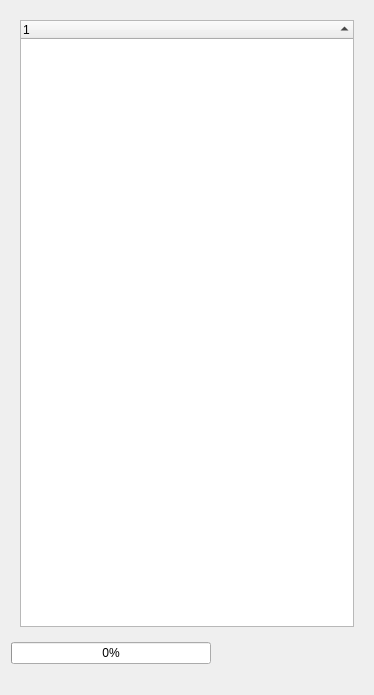
<?xml version="1.0" encoding="UTF-8"?>
<ui version="4.0">
 <class>CommunicationWidget</class>
 <widget class="QWidget" name="CommunicationWidget">
  <property name="geometry">
   <rect>
    <x>0</x>
    <y>0</y>
    <width>374</width>
    <height>695</height>
   </rect>
  </property>
  <property name="contextMenuPolicy">
   <enum>Qt::CustomContextMenu</enum>
  </property>
  <property name="windowTitle">
   <string>Communication</string>
  </property>
  <layout class="QVBoxLayout" name="verticalLayout">
   <item>
    <widget class="QStackedWidget" name="csStackedWidget">
     <property name="currentIndex">
      <number>0</number>
     </property>
     <widget class="QWidget" name="trial_page">
      <layout class="QVBoxLayout" name="verticalLayout_2">
       <item>
        <widget class="QTreeWidget" name="trialView">
         <property name="minimumSize">
          <size>
           <width>0</width>
           <height>0</height>
          </size>
         </property>
         <property name="contextMenuPolicy">
          <enum>Qt::CustomContextMenu</enum>
         </property>
         <property name="selectionMode">
          <enum>QAbstractItemView::ExtendedSelection</enum>
         </property>
         <property name="sortingEnabled">
          <bool>true</bool>
         </property>
         <column>
          <property name="text">
           <string notr="true">1</string>
          </property>
         </column>
        </widget>
       </item>
      </layout>
     </widget>
     <widget class="QWidget" name="session_page">
      <layout class="QVBoxLayout" name="verticalLayout_4">
       <item>
        <widget class="QTreeWidget" name="sessionView">
         <property name="minimumSize">
          <size>
           <width>0</width>
           <height>0</height>
          </size>
         </property>
         <property name="contextMenuPolicy">
          <enum>Qt::CustomContextMenu</enum>
         </property>
         <property name="selectionMode">
          <enum>QAbstractItemView::ExtendedSelection</enum>
         </property>
         <property name="sortingEnabled">
          <bool>true</bool>
         </property>
         <column>
          <property name="text">
           <string notr="true">1</string>
          </property>
         </column>
        </widget>
       </item>
      </layout>
     </widget>
     <widget class="QWidget" name="local_page">
      <layout class="QVBoxLayout" name="verticalLayout_6">
       <item>
        <widget class="QTreeWidget" name="localView">
         <property name="minimumSize">
          <size>
           <width>0</width>
           <height>0</height>
          </size>
         </property>
         <property name="contextMenuPolicy">
          <enum>Qt::CustomContextMenu</enum>
         </property>
         <property name="selectionMode">
          <enum>QAbstractItemView::ExtendedSelection</enum>
         </property>
         <property name="sortingEnabled">
          <bool>true</bool>
         </property>
         <column>
          <property name="text">
           <string notr="true">1</string>
          </property>
         </column>
        </widget>
       </item>
      </layout>
     </widget>
     <widget class="QWidget" name="performer_page">
      <layout class="QVBoxLayout" name="verticalLayout_3">
       <item>
        <widget class="QTreeWidget" name="performerView">
         <property name="minimumSize">
          <size>
           <width>0</width>
           <height>0</height>
          </size>
         </property>
         <property name="contextMenuPolicy">
          <enum>Qt::CustomContextMenu</enum>
         </property>
         <property name="selectionMode">
          <enum>QAbstractItemView::ExtendedSelection</enum>
         </property>
         <property name="sortingEnabled">
          <bool>true</bool>
         </property>
         <column>
          <property name="text">
           <string notr="true">1</string>
          </property>
         </column>
        </widget>
       </item>
      </layout>
     </widget>
    </widget>
   </item>
   <item>
    <widget class="QProgressBar" name="progressBar">
     <property name="maximumSize">
      <size>
       <width>200</width>
       <height>16777215</height>
      </size>
     </property>
     <property name="value">
      <number>0</number>
     </property>
     <property name="textVisible">
      <bool>true</bool>
     </property>
     <property name="textDirection">
      <enum>QProgressBar::TopToBottom</enum>
     </property>
    </widget>
   </item>
   <item>
    <widget class="QLabel" name="infoLabel">
     <property name="text">
      <string/>
     </property>
    </widget>
   </item>
  </layout>
  <action name="actionUpdate">
   <property name="checkable">
    <bool>false</bool>
   </property>
   <property name="text">
    <string>Update data</string>
   </property>
   <property name="toolTip">
    <string>Update data</string>
   </property>
  </action>
  <action name="actionPerformer_View">
   <property name="checkable">
    <bool>true</bool>
   </property>
   <property name="text">
    <string>Performer</string>
   </property>
   <property name="toolTip">
    <string>Change view</string>
   </property>
  </action>
  <action name="actionSession_View">
   <property name="checkable">
    <bool>true</bool>
   </property>
   <property name="text">
    <string>Session</string>
   </property>
   <property name="toolTip">
    <string>Change view</string>
   </property>
  </action>
  <action name="actionTrial_View">
   <property name="checkable">
    <bool>true</bool>
   </property>
   <property name="text">
    <string>Trial</string>
   </property>
   <property name="toolTip">
    <string>Change View</string>
   </property>
  </action>
  <action name="actionDownload">
   <property name="checkable">
    <bool>false</bool>
   </property>
   <property name="enabled">
    <bool>true</bool>
   </property>
   <property name="text">
    <string>Download</string>
   </property>
   <property name="toolTip">
    <string>Download server trial</string>
   </property>
   <property name="visible">
    <bool>true</bool>
   </property>
  </action>
  <action name="actionLoad_trial">
   <property name="checkable">
    <bool>false</bool>
   </property>
   <property name="enabled">
    <bool>true</bool>
   </property>
   <property name="text">
    <string>Use trial</string>
   </property>
   <property name="toolTip">
    <string>Use trial</string>
   </property>
   <property name="visible">
    <bool>true</bool>
   </property>
  </action>
  <action name="actionAbort_download">
   <property name="checkable">
    <bool>false</bool>
   </property>
   <property name="enabled">
    <bool>true</bool>
   </property>
   <property name="text">
    <string>Abort download</string>
   </property>
   <property name="toolTip">
    <string>Abort downloading server trial</string>
   </property>
   <property name="visible">
    <bool>true</bool>
   </property>
  </action>
  <action name="actionLocal_View">
   <property name="checkable">
    <bool>true</bool>
   </property>
   <property name="text">
    <string>Local</string>
   </property>
   <property name="toolTip">
    <string>Change View</string>
   </property>
  </action>
 </widget>
 <resources/>
 <connections>
  <connection>
   <sender>actionAbort_download</sender>
   <signal>triggered()</signal>
   <receiver>CommunicationWidget</receiver>
   <slot>abortPressed()</slot>
   <hints>
    <hint type="sourcelabel">
     <x>-1</x>
     <y>-1</y>
    </hint>
    <hint type="destinationlabel">
     <x>186</x>
     <y>298</y>
    </hint>
   </hints>
  </connection>
  <connection>
   <sender>actionDownload</sender>
   <signal>triggered()</signal>
   <receiver>CommunicationWidget</receiver>
   <slot>downloadPressed()</slot>
   <hints>
    <hint type="sourcelabel">
     <x>-1</x>
     <y>-1</y>
    </hint>
    <hint type="destinationlabel">
     <x>186</x>
     <y>298</y>
    </hint>
   </hints>
  </connection>
  <connection>
   <sender>actionLoad_trial</sender>
   <signal>triggered()</signal>
   <receiver>CommunicationWidget</receiver>
   <slot>loadPressed()</slot>
   <hints>
    <hint type="sourcelabel">
     <x>-1</x>
     <y>-1</y>
    </hint>
    <hint type="destinationlabel">
     <x>186</x>
     <y>298</y>
    </hint>
   </hints>
  </connection>
  <connection>
   <sender>actionPerformer_View</sender>
   <signal>toggled(bool)</signal>
   <receiver>CommunicationWidget</receiver>
   <slot>performerViewPressed(bool)</slot>
   <hints>
    <hint type="sourcelabel">
     <x>-1</x>
     <y>-1</y>
    </hint>
    <hint type="destinationlabel">
     <x>186</x>
     <y>298</y>
    </hint>
   </hints>
  </connection>
  <connection>
   <sender>actionSession_View</sender>
   <signal>toggled(bool)</signal>
   <receiver>CommunicationWidget</receiver>
   <slot>sessionViewPressed(bool)</slot>
   <hints>
    <hint type="sourcelabel">
     <x>-1</x>
     <y>-1</y>
    </hint>
    <hint type="destinationlabel">
     <x>186</x>
     <y>298</y>
    </hint>
   </hints>
  </connection>
  <connection>
   <sender>actionTrial_View</sender>
   <signal>toggled(bool)</signal>
   <receiver>CommunicationWidget</receiver>
   <slot>trialViewPressed(bool)</slot>
   <hints>
    <hint type="sourcelabel">
     <x>-1</x>
     <y>-1</y>
    </hint>
    <hint type="destinationlabel">
     <x>186</x>
     <y>298</y>
    </hint>
   </hints>
  </connection>
  <connection>
   <sender>actionUpdate</sender>
   <signal>triggered()</signal>
   <receiver>CommunicationWidget</receiver>
   <slot>updatePressed()</slot>
   <hints>
    <hint type="sourcelabel">
     <x>-1</x>
     <y>-1</y>
    </hint>
    <hint type="destinationlabel">
     <x>186</x>
     <y>298</y>
    </hint>
   </hints>
  </connection>
  <connection>
   <sender>CommunicationWidget</sender>
   <signal>customContextMenuRequested(QPoint)</signal>
   <receiver>CommunicationWidget</receiver>
   <slot>contextMenu(QPoint)</slot>
   <hints>
    <hint type="sourcelabel">
     <x>186</x>
     <y>298</y>
    </hint>
    <hint type="destinationlabel">
     <x>186</x>
     <y>298</y>
    </hint>
   </hints>
  </connection>
  <connection>
   <sender>actionLocal_View</sender>
   <signal>toggled(bool)</signal>
   <receiver>CommunicationWidget</receiver>
   <slot>localViewPressed(bool)</slot>
   <hints>
    <hint type="sourcelabel">
     <x>-1</x>
     <y>-1</y>
    </hint>
    <hint type="destinationlabel">
     <x>186</x>
     <y>535</y>
    </hint>
   </hints>
  </connection>
  <connection>
   <sender>sessionView</sender>
   <signal>customContextMenuRequested(QPoint)</signal>
   <receiver>CommunicationWidget</receiver>
   <slot>trialContextMenu(QPoint)</slot>
   <hints>
    <hint type="sourcelabel">
     <x>186</x>
     <y>380</y>
    </hint>
    <hint type="destinationlabel">
     <x>186</x>
     <y>298</y>
    </hint>
   </hints>
  </connection>
  <connection>
   <sender>trialView</sender>
   <signal>customContextMenuRequested(QPoint)</signal>
   <receiver>CommunicationWidget</receiver>
   <slot>trialContextMenu(QPoint)</slot>
   <hints>
    <hint type="sourcelabel">
     <x>186</x>
     <y>789</y>
    </hint>
    <hint type="destinationlabel">
     <x>186</x>
     <y>535</y>
    </hint>
   </hints>
  </connection>
  <connection>
   <sender>performerView</sender>
   <signal>customContextMenuRequested(QPoint)</signal>
   <receiver>CommunicationWidget</receiver>
   <slot>trialContextMenu(QPoint)</slot>
   <hints>
    <hint type="sourcelabel">
     <x>186</x>
     <y>861</y>
    </hint>
    <hint type="destinationlabel">
     <x>186</x>
     <y>535</y>
    </hint>
   </hints>
  </connection>
  <connection>
   <sender>localView</sender>
   <signal>customContextMenuRequested(QPoint)</signal>
   <receiver>CommunicationWidget</receiver>
   <slot>trialContextMenu(QPoint)</slot>
   <hints>
    <hint type="sourcelabel">
     <x>186</x>
     <y>861</y>
    </hint>
    <hint type="destinationlabel">
     <x>186</x>
     <y>535</y>
    </hint>
   </hints>
  </connection>
 </connections>
 <slots>
  <slot>performerViewPressed(bool)</slot>
  <slot>sessionViewPressed(bool)</slot>
  <slot>trialViewPressed(bool)</slot>
  <slot>updatePressed()</slot>
  <slot>downloadPressed()</slot>
  <slot>abortPressed()</slot>
  <slot>contextMenu(QPoint)</slot>
  <slot>loadPressed()</slot>
  <slot>trialContextMenu(QPoint)</slot>
  <slot>addToWorkspace()</slot>
  <slot>removeFromWorkspace()</slot>
  <slot>localViewPressed(bool)</slot>
  <slot>addEMG()</slot>
  <slot>removeEMG()</slot>
  <slot>addGRF()</slot>
  <slot>removeGRF()</slot>
  <slot>addVideo()</slot>
  <slot>removeVideo()</slot>
  <slot>addMocap()</slot>
  <slot>removeMocap()</slot>
  <slot>workspaceContextMenu(QPoint)</slot>
  <slot>workspaceViewPressed(bool)</slot>
  <slot>workspaceTrialViewPressed(bool)</slot>
  <slot>useAllFromWorkspace()</slot>
  <slot>useVideos()</slot>
  <slot>useEmg()</slot>
  <slot>useGrf()</slot>
  <slot>useMocap()</slot>
  <slot>useTrialVideos()</slot>
  <slot>useTrialEmg()</slot>
  <slot>useTrialGrf()</slot>
  <slot>useTrialMocap()</slot>
 </slots>
</ui>
